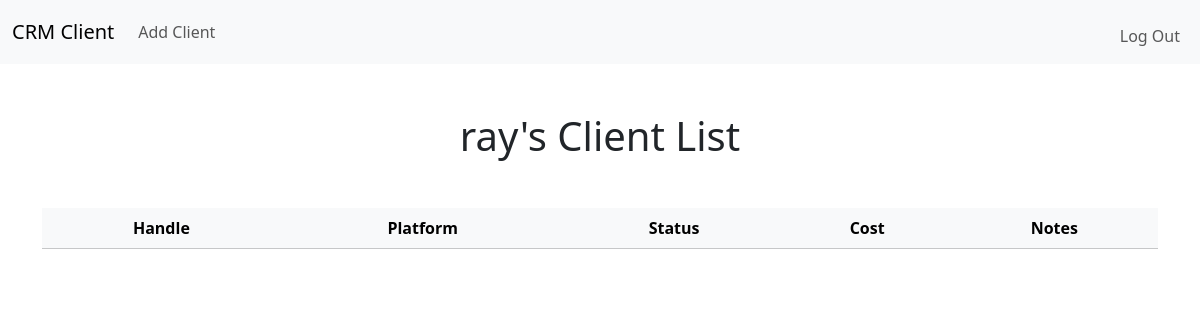
Page / (signed in) on the earlier database version.
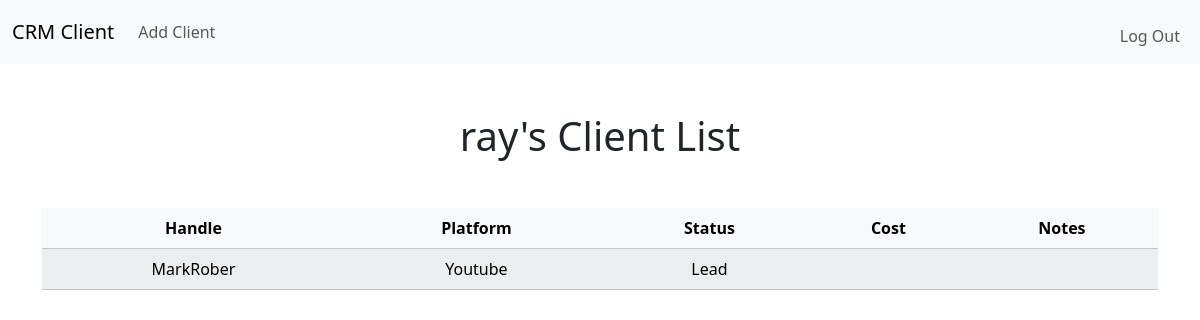
Same page on the later database version.
### tables this page shows
CREATE TABLE users(
    id INTEGER PRIMARY KEY AUTOINCREMENT,
    username TEXT NOT NULL UNIQUE,
    hash TEXT NOT NULL);

CREATE TABLE clients(
    id INTEGER PRIMARY KEY AUTOINCREMENT,
    user_id INTEGER NOT NULL,
    handle TEXT NOT NULL,
    platform TEXT NOT NULL,
    status TEXT NOT NULL,
    cost NUMERIC,
    notes TEXT,
    FOREIGN KEY(user_id) REFERENCES users(id));

### app.py (the view)
@app.route("/")
@login_required
def index():
    conn = sqlite3.connect("client.db")
    cursor = conn.cursor()
    cursor.execute("SELECT username FROM users WHERE id = ?", (session["user_id"],))
    row = cursor.fetchone()
    username = row[0]
    cursor.execute("SELECT handle, platform, status, cost, notes FROM clients WHERE user_id = ?", (session["user_id"],))
    table = cursor.fetchall()
    conn.close()
    return render_template("index.html", username=username, table=table)

### app.py (called while the page is built)
@app.after_request
def after_request(response):
    response.headers["Cache-Control"] = "no-cache, no-store, must-revalidate"
    response.headers["Expires"] = 0
    response.headers["Pragma"] = "no-cache"
    return response

def login_required(f):
    @wraps(f)
    def wrapper(*args, **kwargs):
        if session.get("user_id") is None:
            return redirect("/login")
        return f(*args, **kwargs)
    return wrapper

### templates/index.html (shortened to what this page needs)
{% extends "layout.html" %}
{% block main %}
    <h1 class="mb-5">{{ username }}'s Client List</h1>
    <table class="table table-light table-striped">
        <thead>
            <tr>
                <th>Handle</th>
                <th>Platform</th>
                <th>Status</th>
                <th>Cost</th>
                <th>Notes</th>
            </tr>
        </thead>
        <tbody>
            {% for column in table %}
            <tr>
                <td>{{ column[0] }}</td>
                <td>{{ column[1] }}</td>
                <td>{{ column[2] }}</td>
                <td>{{ column[3] }}</td>
                <td>{{ column[4] }}</td>
            </tr>
            {% endfor %}
        </tbody>
    </table>
{% endblock %}

### templates/layout.html (shortened to what this page needs)
<!DOCTYPE html>
<html lang="en">
<head>
    <link href="https://cdn.jsdelivr.net/npm/bootstrap@5.3.8/dist/css/bootstrap.min.css" rel="stylesheet">
    <link href="/static/style.css" rel="stylesheet">
</head>
<body>
    <nav class="navbar navbar-expand-lg bg-body-tertiary">
        <div class="container-fluid">
            <a class="navbar-brand" href="/">CRM Client</a>
            <div class="collapse navbar-collapse" id="navbarNav">
                {% if session["user_id"] %}
                    <ul class="navbar-nav">
                        <li class="nav-item"><a class="nav-link" href="/add">Add Client</a></li>
                    </ul>
                    <ul class="navbar-nav ms-auto mt-2">
                        <li class="nav-item"><a class="nav-link" href="/logout">Log Out</a></li>
                    </ul>
                {% else %}
                    <ul class="navbar-nav ms-auto mt-2">
                        <li class="nav-item"><a class="nav-link" href="/login">Login</a></li>
                        <li class="nav-item"><a class="nav-link" href="/register">Register</a></li>
                    </ul>
                {% endif %}
            </div>
        </div>
    </nav>
    {% set messages = get_flashed_messages() %}
    <main class="container py-5 text-center">
        {% block main %}{% endblock %}
    </main>
</body>
</html>

Differences in the rows shown:
added clients: handle "MarkRober", platform "Youtube", status "Lead"
